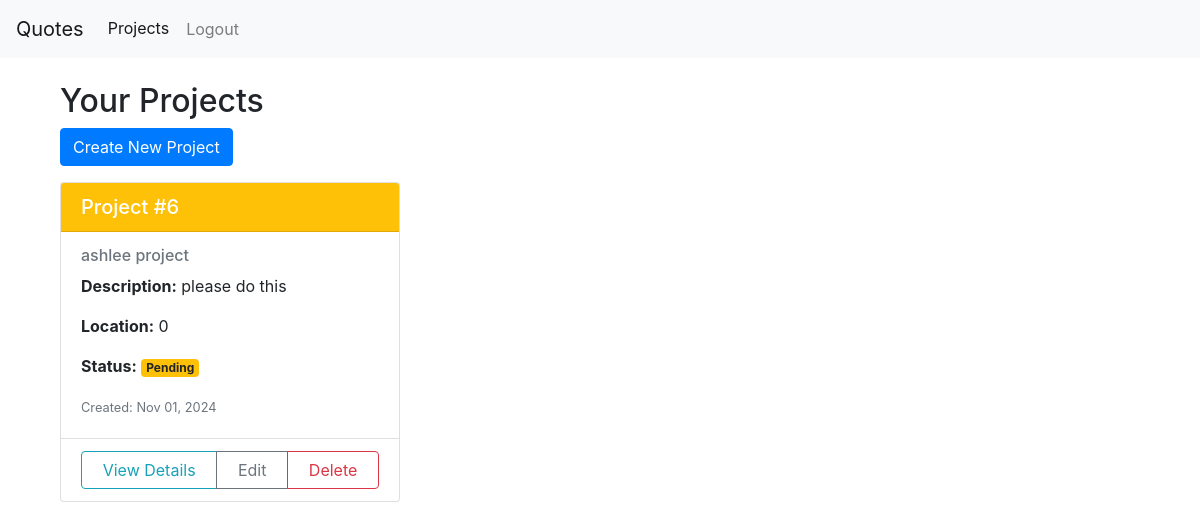
Before: /quotes/projects/ (signed in) with the older database file.
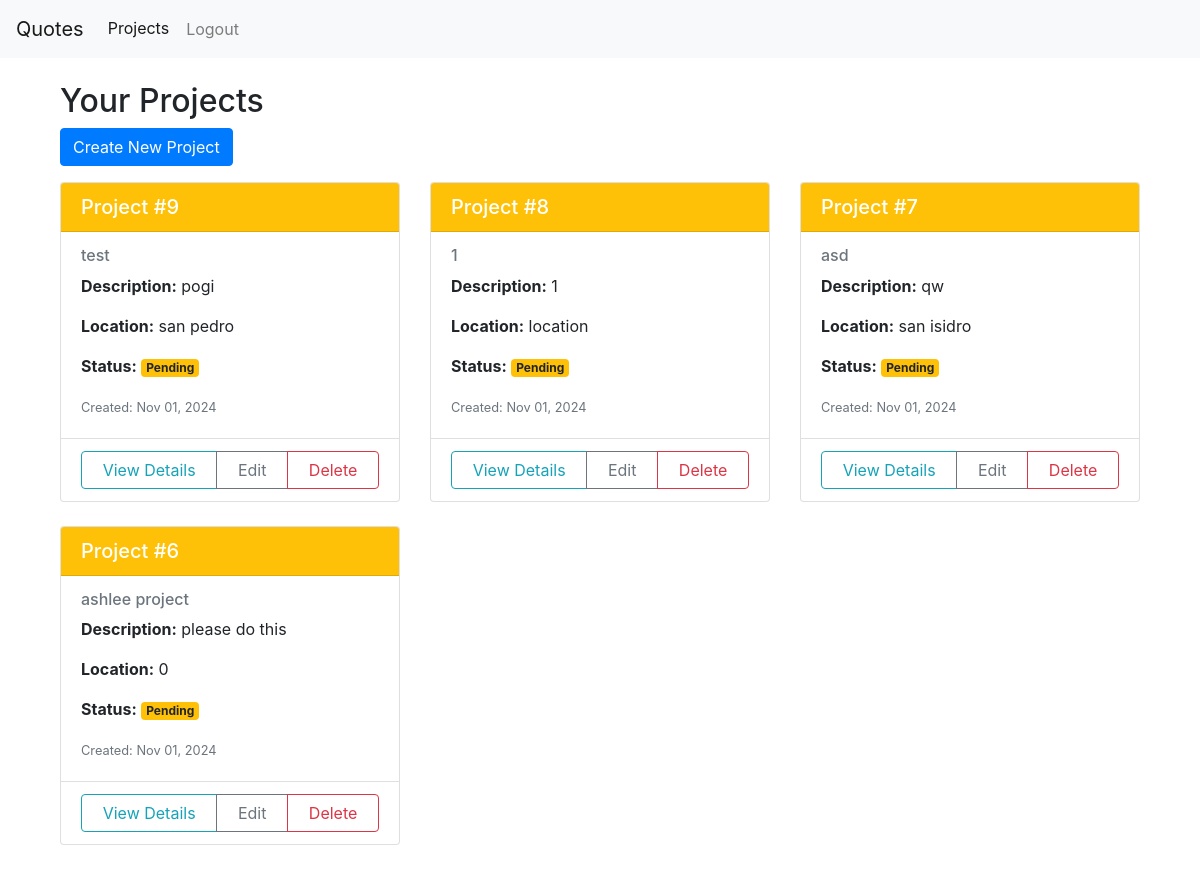
After: the same page with the newer database file.
### quotes/models.py (models this page shows, shortened)
class Project(models.Model):
    STATUS_CHOICES = (
        ('pending', 'Pending'),
        ('approved', 'Approved'),
        ('declined', 'Declined'),
        ('completed', 'Completed'),
    )
    PROJECT_TYPES = (
        ('framing', 'Framing'),
        ('window_and_door_installation', 'Window and Door Installation'),
        ('electrical', 'Electrical'),
        ('plumbing', 'Plumbing'),
    )
    PROJECT_ELEMENTS = (
        ('exterior_wall_framing', 'Exterior Wall Framing'),
        ('roof_framing', 'Roof Framing'),
        ('door_framing', 'Door Framing'),
        ('barn_door', 'Barn Door'),
        ('sliding_door', 'Sliding Door'),
        ('light_switches', 'Light Switches'),
        ('main_panel', 'Main Panel'),
        ('shower_fixture', 'Shower Fixture'),
        ('toilet_installation', 'Toilet Installation')
    )
    user = models.ForeignKey(User, on_delete=models.CASCADE)
    title = models.CharField(max_length=200)
    description = models.TextField(blank=True)
    location = models.CharField(max_length=200, blank=False)
    status = models.CharField(
        max_length=20,
        choices=STATUS_CHOICES,
        default='pending'
    )
    project_type = models.CharField(max_length=100, choices=PROJECT_TYPES)
    area_size = models.DecimalField(max_digits=10, decimal_places=2, help_text="Area size in square meters")
    project_element = models.CharField(max_length=100, choices=PROJECT_ELEMENTS)
    created_at = models.DateTimeField(auto_now_add=True)
    updated_at = models.DateTimeField(auto_now=True)
    class Meta:
        ordering = ['-created_at']

### quotes/views.py (the view)
# urls.py: path('', lambda request: redirect('project_list'), name='home'),  # Add this line
@login_required
def project_list(request):
    projects = Project.objects.filter(user=request.user).order_by('-created_at')  # Add ordering if desired
    context = {
        'projects': projects
    }
    return render(request, 'quotes/project_list.html', context)

### templates/quotes/project_list.html (shortened to what this page needs)
{% extends 'core/base.html' %}
{% block content %}
<div class="container mt-4">
    <h2>Your Projects</h2>
    <a href="{% url 'project_create' %}" class="btn btn-primary mb-3">Create New Project</a>
    <div class="row">
        {% for project in projects %}
        <div class="col-md-4 mb-4">
            <div class="card h-100">
                <div class="card-header {% if project.status == 'pending' %}bg-warning
                                      {% elif project.status == 'approved' %}bg-success
                                      {% elif project.status == 'declined' %}bg-danger
                                      {% else %}bg-info{% endif %} text-white">
                    <h5 class="card-title mb-0">
                        Project #{{ project.id }}
                    </h5>
                </div>
                <div class="card-body">
                    <h6 class="card-subtitle mb-2 text-muted">{{ project.title }}</h6>
                    <p class="card-text"><strong>Description:</strong> {{ project.description|truncatewords:30 }}</p>
                    <p class="card-text"><strong>Location:</strong> {{ project.location }}</p>
                    <p class="card-text">
                        <strong>Status:</strong>
                        <span class="badge {% if project.status == 'pending' %}badge-warning
                                         {% elif project.status == 'approved' %}badge-success
                                         {% elif project.status == 'declined' %}badge-danger
                                         {% else %}badge-info{% endif %}">
                            {{ project.get_status_display }}
                        </span>
                    </p>
                    <p class="card-text"><small class="text-muted">Created: {{ project.created_at|date:"M d, Y" }}</small></p>
                </div>
                <div class="card-footer bg-transparent">
                    <div class="btn-group w-100" role="group">
                        <a href="{% url 'project_detail' project.id %}" class="btn btn-outline-info">View Details</a>
                        <a href="{% url 'edit_project' project.id %}" class="btn btn-outline-secondary">Edit</a>
                        <a href="{% url 'delete_project' project.id %}" class="btn btn-outline-danger">Delete</a>
                    </div>
                </div>
            </div>
        </div>
        {% empty %}
        <div class="col-12">
            <div class="alert alert-info">
                No projects found. Create your first project!
            </div>
        </div>
        {% endfor %}
    </div>
</div>
{% endblock %}

### templates/core/base.html (shortened to what this page needs)
<!DOCTYPE html>
<html lang="en">
<head>
    <link rel="stylesheet" href="https://maxcdn.bootstrapcdn.com/bootstrap/4.0.0/css/bootstrap.min.css">
    <link rel="stylesheet" href="https://stackpath.bootstrapcdn.com/bootstrap/4.5.2/css/bootstrap.min.css">
    <link rel="stylesheet" href="https://cdnjs.cloudflare.com/ajax/libs/font-awesome/5.15.4/css/all.min.css">
</head>
<body>
<nav class="navbar navbar-expand-lg navbar-light bg-light">
    <a class="navbar-brand" href="{% url 'project_list' %}">Quotes</a>
    <div class="collapse navbar-collapse" id="navbarSupportedContent">
        <ul class="navbar-nav mr-auto">
            <li class="nav-item active">
                <a class="nav-link" href="{% url 'project_list' %}">Projects <span class="sr-only">(current)</span></a>
            </li>
            {% if user.is_authenticated %}
                <li class="nav-item">
                    <form method="post" action="{% url 'logout' %}" class="navbar-form">
                        <button type="submit" class="btn btn-link nav-link">Logout</button>
                    </form>
                </li>
            {% endif %}
        </ul>
    </div>
</nav>
    <div class="container">
        {% block content %}{% endblock %}
    </div>
</body>
</html>

Changed rows visible on the page:
added Project: id "9", title "test", description "pogi", location "san pedro", status "Pending", created_at "Nov 01, 2024"
added Project: id "8", title "1", description "1", location "location", status "Pending", created_at "Nov 01, 2024"
added Project: id "7", title "asd", description "qw", location "san isidro", status "Pending", created_at "Nov 01, 2024"
